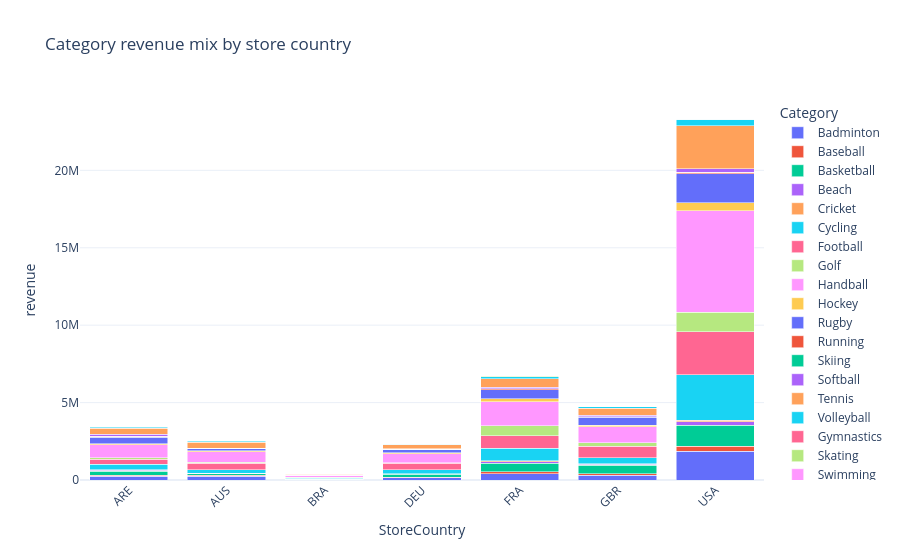

Notebook cell for this chart:
### Code cell
mix_country = (
    tx.groupby(["StoreCountry", "Category"], as_index=False)
    .agg(revenue=("SalesNetAmountEuro", "sum"))
)

fig = px.bar(mix_country, x="StoreCountry", y="revenue", color="Category",
             title="Category revenue mix by store country",
             barmode="stack")
fig.update_layout(template="plotly_white", xaxis_tickangle=-45)
fig.show()

### Figure 1 — Plotly figure (JSON) as saved in the notebook; plotly's stock layout.template omitted (floating-point values rounded to 4 significant figures)
{"data": [{"hovertemplate": "Category=Badminton<br>StoreCountry=%{x}<br>revenue=%{y}<extra></extra>", "legendgroup": "Badminton", "marker": {"color": "#636efa", "pattern": {"shape": ""}}, "name": "Badminton", "orientation": "v", "showlegend": true, "textposition": "auto", "type": "bar", "x": ["ARE", "AUS", "BRA", "DEU", "FRA", "GBR", "USA"], "xaxis": "x", "y": [230700.0, 255100.0, 17430.0, 134200.0, 415300.0, 317300.0, 1847000.0], "yaxis": "y"}, {"hovertemplate": "Category=Baseball<br>StoreCountry=%{x}<br>revenue=%{y}<extra></extra>", "legendgroup": "Baseball", "marker": {"color": "#EF553B", "pattern": {"shape": ""}}, "name": "Baseball", "orientation": "v", "showlegend": true, "textposition": "auto", "type": "bar", "x": ["ARE", "AUS", "BRA", "DEU", "FRA", "GBR", "USA"], "xaxis": "x", "y": [90430.0, 56800.0, 2764.0, 47780.0, 110100.0, 70580.0, 346200.0], "yaxis": "y"}, {"hovertemplate": "Category=Basketball<br>StoreCountry=%{x}<br>revenue=%{y}<extra></extra>", "legendgroup": "Basketball", "marker": {"color": "#00cc96", "pattern": {"shape": ""}}, "name": "Basketball", "orientation": "v", "showlegend": true, "textposition": "auto", "type": "bar", "x": ["ARE", "AUS", "BRA", "DEU", "FRA", "GBR", "USA"], "xaxis": "x", "y": [252100.0, 105000.0, 18270.0, 182600.0, 543300.0, 562400.0, 1337000.0], "yaxis": "y"}, {"hovertemplate": "Category=Beach<br>StoreCountry=%{x}<br>revenue=%{y}<extra></extra>", "legendgroup": "Beach", "marker": {"color": "#ab63fa", "pattern": {"shape": ""}}, "name": "Beach", "orientation": "v", "showlegend": true, "textposition": "auto", "type": "bar", "x": ["ARE", "AUS", "BRA", "DEU", "FRA", "GBR", "USA"], "xaxis": "x", "y": [42310.0, 18090.0, 1739.0, 26240.0, 117100.0, 74350.0, 244400.0], "yaxis": "y"}, {"hovertemplate": "Category=Cricket<br>StoreCountry=%{x}<br>revenue=%{y}<extra></extra>", "legendgroup": "Cricket", "marker": {"color": "#FFA15A", "pattern": {"shape": ""}}, "name": "Cricket", "orientation": "v", "showlegend": true, "textposition": "auto", "type": "bar", "x": ["ARE", "AUS", "DEU", "FRA", "GBR", "USA"], "xaxis": "x", "y": [38210.0, 4729.0, 17580.0, 66080.0, 14590.0, 70050.0], "yaxis": "y"}, {"hovertemplate": "Category=Cycling<br>StoreCountry=%{x}<br>revenue=%{y}<extra></extra>", "legendgroup": "Cycling", "marker": {"color": "#19d3f3", "pattern": {"shape": ""}}, "name": "Cycling", "orientation": "v", "showlegend": true, "textposition": "auto", "type": "bar", "x": ["ARE", "AUS", "BRA", "DEU", "FRA", "GBR", "USA"], "xaxis": "x", "y": [348100.0, 220500.0, 73130.0, 238600.0, 791600.0, 401300.0, 2964000.0], "yaxis": "y"}, {"hovertemplate": "Category=Football<br>StoreCountry=%{x}<br>revenue=%{y}<extra></extra>", "legendgroup": "Football", "marker": {"color": "#FF6692", "pattern": {"shape": ""}}, "name": "Football", "orientation": "v", "showlegend": true, "textposition": "auto", "type": "bar", "x": ["ARE", "AUS", "BRA", "DEU", "FRA", "GBR", "USA"], "xaxis": "x", "y": [348000.0, 407900.0, 46980.0, 433300.0, 830300.0, 746600.0, 2777000.0], "yaxis": "y"}, {"hovertemplate": "Category=Golf<br>StoreCountry=%{x}<br>revenue=%{y}<extra></extra>", "legendgroup": "Golf", "marker": {"color": "#B6E880", "pattern": {"shape": ""}}, "name": "Golf", "orientation": "v", "showlegend": true, "textposition": "auto", "type": "bar", "x": ["ARE", "AUS", "BRA", "DEU", "FRA", "GBR", "USA"], "xaxis": "x", "y": [98380.0, 62850.0, 1849.0, 27770.0, 616900.0, 223400.0, 1257000.0], "yaxis": "y"}, {"hovertemplate": "Category=Handball<br>StoreCountry=%{x}<br>revenue=%{y}<extra></extra>", "legendgroup": "Handball", "marker": {"color": "#FF97FF", "pattern": {"shape": ""}}, "name": "Handball", "orientation": "v", "showlegend": true, "textposition": "auto", "type": "bar", "x": ["ARE", "AUS", "BRA", "DEU", "FRA", "GBR", "USA"], "xaxis": "x", "y": [839500.0, 699100.0, 141600.0, 574000.0, 1550000.0, 1019000.0, 6547000.0], "yaxis": "y"}, {"hovertemplate": "Category=Hockey<br>StoreCountry=%{x}<br>revenue=%{y}<extra></extra>", "legendgroup": "Hockey", "marker": {"color": "#FECB52", "pattern": {"shape": ""}}, "name": "Hockey", "orientation": "v", "showlegend": true, "textposition": "auto", "type": "bar", "x": ["ARE", "AUS", "BRA", "DEU", "FRA", "GBR", "USA"], "xaxis": "x", "y": [62670.0, 58800.0, 4802.0, 77170.0, 193400.0, 112800.0, 531800.0], "yaxis": "y"}, {"hovertemplate": "Category=Rugby<br>StoreCountry=%{x}<br>revenue=%{y}<extra></extra>", "legendgroup": "Rugby", "marker": {"color": "#636efa", "pattern": {"shape": ""}}, "name": "Rugby", "orientation": "v", "showlegend": true, "textposition": "auto", "type": "bar", "x": ["ARE", "AUS", "BRA", "DEU", "FRA", "GBR", "USA"], "xaxis": "x", "y": [401600.0, 144100.0, 24100.0, 239300.0, 603000.0, 526500.0, 1876000.0], "yaxis": "y"}, {"hovertemplate": "Category=Running<br>StoreCountry=%{x}<br>revenue=%{y}<extra></extra>", "legendgroup": "Running", "marker": {"color": "#EF553B", "pattern": {"shape": ""}}, "name": "Running", "orientation": "v", "showlegend": true, "textposition": "auto", "type": "bar", "x": ["ARE", "AUS", "DEU", "FRA", "GBR", "USA"], "xaxis": "x", "y": [65190.0, 9626.0, 2617.0, 42350.0, 15870.0, 86930.0], "yaxis": "y"}, {"hovertemplate": "Category=Skiing<br>StoreCountry=%{x}<br>revenue=%{y}<extra></extra>", "legendgroup": "Skiing", "marker": {"color": "#00cc96", "pattern": {"shape": ""}}, "name": "Skiing", "orientation": "v", "showlegend": true, "textposition": "auto", "type": "bar", "x": ["ARE", "AUS", "DEU", "FRA", "GBR", "USA"], "xaxis": "x", "y": [523.9, 421.9, 328.9, 836.7, 856.6, 1802.0], "yaxis": "y"}, {"hovertemplate": "Category=Softball<br>StoreCountry=%{x}<br>revenue=%{y}<extra></extra>", "legendgroup": "Softball", "marker": {"color": "#ab63fa", "pattern": {"shape": ""}}, "name": "Softball", "orientation": "v", "showlegend": true, "textposition": "auto", "type": "bar", "x": ["ARE", "AUS", "DEU", "FRA", "GBR", "USA"], "xaxis": "x", "y": [130800.0, 9616.0, 13800.0, 123000.0, 108800.0, 217700.0], "yaxis": "y"}, {"hovertemplate": "Category=Tennis<br>StoreCountry=%{x}<br>revenue=%{y}<extra></extra>", "legendgroup": "Tennis", "marker": {"color": "#FFA15A", "pattern": {"shape": ""}}, "name": "Tennis", "orientation": "v", "showlegend": true, "textposition": "auto", "type": "bar", "x": ["ARE", "AUS", "BRA", "DEU", "FRA", "GBR", "USA"], "xaxis": "x", "y": [380400.0, 389400.0, 53380.0, 246300.0, 534500.0, 439500.0, 2777000.0], "yaxis": "y"}, {"hovertemplate": "Category=Volleyball<br>StoreCountry=%{x}<br>revenue=%{y}<extra></extra>", "legendgroup": "Volleyball", "marker": {"color": "#19d3f3", "pattern": {"shape": ""}}, "name": "Volleyball", "orientation": "v", "showlegend": true, "textposition": "auto", "type": "bar", "x": ["ARE", "AUS", "BRA", "DEU", "FRA", "GBR", "USA"], "xaxis": "x", "y": [65330.0, 57260.0, 5232.0, 47280.0, 132700.0, 83410.0, 417800.0], "yaxis": "y"}, {"hovertemplate": "Category=Gymnastics<br>StoreCountry=%{x}<br>revenue=%{y}<extra></extra>", "legendgroup": "Gymnastics", "marker": {"color": "#FF6692", "pattern": {"shape": ""}}, "name": "Gymnastics", "orientation": "v", "showlegend": true, "textposition": "auto", "type": "bar", "x": ["DEU"], "xaxis": "x", "y": [80.98], "yaxis": "y"}, {"hovertemplate": "Category=Skating<br>StoreCountry=%{x}<br>revenue=%{y}<extra></extra>", "legendgroup": "Skating", "marker": {"color": "#B6E880", "pattern": {"shape": ""}}, "name": "Skating", "orientation": "v", "showlegend": true, "textposition": "auto", "type": "bar", "x": ["FRA", "USA"], "xaxis": "x", "y": [29570.0, 19330.0], "yaxis": "y"}, {"hovertemplate": "Category=Swimming<br>StoreCountry=%{x}<br>revenue=%{y}<extra></extra>", "legendgroup": "Swimming", "marker": {"color": "#FF97FF", "pattern": {"shape": ""}}, "name": "Swimming", "orientation": "v", "showlegend": true, "textposition": "auto", "type": "bar", "x": ["USA"], "xaxis": "x", "y": [50.95], "yaxis": "y"}], "layout": {"barmode": "stack", "legend": {"title": {"text": "Category"}, "tracegroupgap": 0}, "title": {"text": "Category revenue mix by store country"}, "xaxis": {"anchor": "y", "domain": [0, 1], "tickangle": -45, "title": {"text": "StoreCountry"}}, "yaxis": {"anchor": "x", "domain": [0, 1], "title": {"text": "revenue"}}}}
